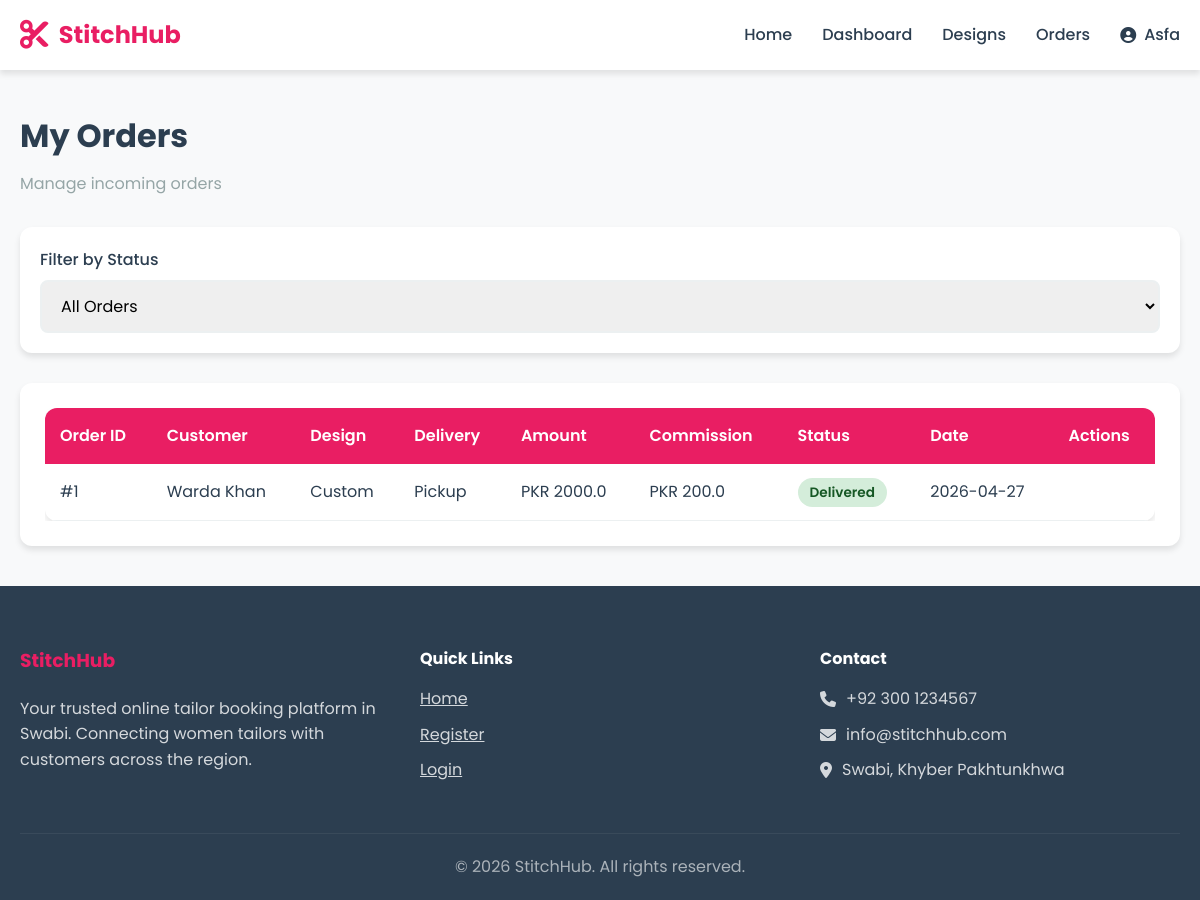
The app's page /tailor/orders (signed in) with its own data.
### models.py (models this page shows, shortened)
class User(db.Model, UserMixin):
    __tablename__ = 'users'
    id = db.Column(db.Integer, primary_key=True, autoincrement=True)
    name = db.Column(db.String(100), nullable=False)
    email = db.Column(db.String(100), nullable=False, unique=True)
    password = db.Column(db.String(255), nullable=False)
    role = db.Column(db.String(20), nullable=False, default='customer')
    phone = db.Column(db.String(20))
    phone_verified = db.Column(db.Boolean, default=False)
    is_verified = db.Column(db.Boolean, default=False)
    address = db.Column(db.Text)
    bio = db.Column(db.Text)
    profile_pic = db.Column(db.String(255), default='default.png')
    is_active = db.Column(db.Boolean, default=True)
    created_at = db.Column(db.DateTime, default=datetime.utcnow)
    updated_at = db.Column(db.DateTime, default=datetime.utcnow, onupdate=datetime.utcnow)
    orders_placed = db.relationship('Order', foreign_keys='Order.customer_id', lazy='dynamic')
    orders_received = db.relationship('Order', foreign_keys='Order.tailor_id', lazy='dynamic')
    measurements = db.relationship('Measurement', lazy='dynamic')
    tailor_profile = db.relationship('TailorProfile', backref='user', uselist=False)

class Order(db.Model):
    __tablename__ = 'orders'
    id = db.Column(db.Integer, primary_key=True, autoincrement=True)
    customer_id = db.Column(db.Integer, db.ForeignKey('users.id', ondelete='CASCADE'), nullable=False)
    tailor_id = db.Column(db.Integer, db.ForeignKey('users.id', ondelete='CASCADE'), nullable=False)
    design_id = db.Column(db.Integer, db.ForeignKey('designs.id', ondelete='SET NULL'))
    measurement_id = db.Column(db.Integer, db.ForeignKey('measurements.id', ondelete='SET NULL'))
    status = db.Column(db.String(20), default='pending')
    delivery_type = db.Column(db.String(20), default='pickup')
    delivery_address = db.Column(db.Text)
    total_amount = db.Column(db.Float, nullable=False)
    commission_amount = db.Column(db.Float, default=0)
    notes = db.Column(db.Text)
    created_at = db.Column(db.DateTime, default=datetime.utcnow)
    updated_at = db.Column(db.DateTime, default=datetime.utcnow, onupdate=datetime.utcnow)
    payments = db.relationship('Payment', backref='order', lazy='dynamic')
    @property
    def customer(self):
        return User.query.get(self.customer_id)
    @property
    def design(self):
        return Design.query.get(self.design_id) if self.design_id else None

### app/routes/tailor.py (the view)
@tailor_bp.route('/orders')
@login_required
@tailor_required
def orders():
    status_filter = request.args.get('status')
    query = Order.query.filter_by(tailor_id=current_user.id)
    if status_filter:
        query = query.filter_by(status=status_filter)
    orders = query.order_by(Order.created_at.desc()).all()
    return render_template('tailor/orders.html', orders=orders)

### templates/tailor/orders.html (shortened to what this page needs)
{% extends "base.html" %}
{% block content %}
<div class="container">
    <div class="dashboard-header">
        <h1>My Orders</h1>
        <p class="text-muted">Manage incoming orders</p>
    </div>
    <div class="filters">
        <form method="GET" action="{{ url_for('tailor.orders') }}">
            <div class="form-group">
                <label for="status">Filter by Status</label>
                <select id="status" name="status" class="form-control" onchange="this.form.submit()">
                    <option value="">All Orders</option>
                </select>
            </div>
        </form>
    </div>
    <div class="card">
        {% if orders %}
        <div class="table-container">
            <table>
                <thead>
                    <tr>
                        <th>Order ID</th>
                        <th>Customer</th>
                        <th>Design</th>
                        <th>Delivery</th>
                        <th>Amount</th>
                        <th>Commission</th>
                        <th>Status</th>
                        <th>Date</th>
                        <th>Actions</th>
                    </tr>
                </thead>
                <tbody>
                    {% for order in orders %}
                    <tr>
                        <td>#{{ order.id }}</td>
                        <td>{{ order.customer.name }}</td>
                        <td>{{ order.design.title if order.design else 'Custom' }}</td>
                        <td>{{ order.delivery_type|title }}</td>
                        <td>PKR {{ order.total_amount }}</td>
                        <td>PKR {{ order.commission_amount }}</td>
                        <td>
                            <span class="badge badge-{{ order.status }}">{{ order.status|title }}</span>
                        </td>
                        <td>{{ order.created_at.strftime('%Y-%m-%d') }}</td>
                        <td>
                        </td>
                    </tr>
                    {% endfor %}
                </tbody>
            </table>
        </div>
        {% else %}
        <div class="empty-state">
            <i class="fas fa-shopping-bag"></i>
            <p>No orders found.</p>
        </div>
        {% endif %}
    </div>
</div>
{% endblock %}

### templates/base.html (shortened to what this page needs)
<!DOCTYPE html>
<html lang="en">
<head>
    <link rel="stylesheet" href="{{ url_for('static', filename='css/style.css') }}">
    <link rel="stylesheet" href="https://cdnjs.cloudflare.com/ajax/libs/font-awesome/6.4.0/css/all.min.css">
</head>
<body>
    <nav class="navbar">
        <div class="container">
            <div class="logo">
                <i class="fas fa-scissors"></i>
                <span>StitchHub</span>
            </div>
            <ul class="nav-links">
                <li><a href="{{ url_for('index') }}">Home</a></li>
                {% if current_user.is_authenticated %}
                    {% if current_user.role == 'admin' %}
                        <li><a href="{{ url_for('admin.dashboard') }}">Dashboard</a></li>
                        <li><a href="{{ url_for('admin.tailors') }}">Tailors</a></li>
                        <li><a href="{{ url_for('admin.orders') }}">Orders</a></li>
                    {% elif current_user.role == 'tailor' %}
                        <li><a href="{{ url_for('tailor.dashboard') }}">Dashboard</a></li>
                        <li><a href="{{ url_for('tailor.designs') }}">Designs</a></li>
                        <li><a href="{{ url_for('tailor.orders') }}">Orders</a></li>
                    {% else %}
                        <li><a href="{{ url_for('customer.dashboard') }}">Dashboard</a></li>
                        <li><a href="{{ url_for('customer.tailors') }}">Find Tailors</a></li>
                        <li><a href="{{ url_for('customer.measurements') }}">Measurements</a></li>
                    {% endif %}
                    <li class="user-menu">
                        <a href="#" class="user-toggle">
                            <i class="fas fa-user-circle"></i> {{ current_user.name }}
                        </a>
                    </li>
                {% else %}
                    <li><a href="{{ url_for('auth.login') }}">Login</a></li>
                    <li><a href="{{ url_for('auth.register') }}" class="btn btn-primary">Register</a></li>
                {% endif %}
            </ul>
        </div>
    </nav>
    <main>
        {% block content %}{% endblock %}
    </main>
    <footer class="footer">
        <div class="container">
            <div class="footer-content">
                <div class="footer-section">
                    <h3>StitchHub</h3>
                    <p>Your trusted online tailor booking platform in Swabi. Connecting women tailors with customers across the region.</p>
                </div>
                <div class="footer-section">
                    <h4>Quick Links</h4>
                    <ul>
                        <li><a href="{{ url_for('index') }}">Home</a></li>
                        <li><a href="{{ url_for('auth.register') }}">Register</a></li>
                        <li><a href="{{ url_for('auth.login') }}">Login</a></li>
                    </ul>
                </div>
                <div class="footer-section">
                    <h4>Contact</h4>
                    <p><i class="fas fa-phone"></i> +92 300 1234567</p>
                    <p><i class="fas fa-envelope"></i> info@stitchhub.com</p>
                    <p><i class="fas fa-map-marker-alt"></i> Swabi, Khyber Pakhtunkhwa</p>
                </div>
            </div>
            <div class="footer-bottom">
                <p>&copy; 2026 StitchHub. All rights reserved.</p>
            </div>
        </div>
    </footer>
</body>
</html>

### static/css/style.css (style rules this page uses)
:root { --primary-color: #e91e63; --primary-dark: #c2185b; --primary-light: #fce4ec; --secondary-color: #2c3e50; --accent-color: #ff6b6b; --success-color: #27ae60; --warning-color: #f39c12; --danger-color: #e74c3c; --info-color: #3498db; --light-color: #ecf0f1; --dark-color: #2c3e50; --gray-color: #95a5a6; --white: #ffffff; --shadow: 0 4px 6px rgba(0, 0, 0, 0.1); --shadow-lg: 0 10px 25px rgba(0, 0, 0, 0.15); --transition: all 0.3s ease; }
* { margin: 0; padding: 0; box-sizing: border-box; }
body { font-family: 'Poppins', sans-serif; background-color: #f8f9fa; color: var(--secondary-color); line-height: 1.6; min-height: 100vh; display: flex; flex-direction: column; }
.container { max-width: 1200px; margin: 0 auto; padding: 0 20px; }
.navbar { background: var(--white); box-shadow: var(--shadow); position: sticky; top: 0; z-index: 1000; }
.navbar .container { display: flex; justify-content: space-between; align-items: center; height: 70px; }
.logo { display: flex; align-items: center; gap: 10px; font-size: 1.5rem; font-weight: 700; color: var(--primary-color); }
.logo i { font-size: 1.8rem; }
.nav-links { display: flex; list-style: none; align-items: center; gap: 30px; }
.nav-links a { text-decoration: none; color: var(--secondary-color); font-weight: 500; transition: var(--transition); }
.user-menu { position: relative; }
.user-toggle { display: flex; align-items: center; gap: 8px; cursor: pointer; }
main { flex: 1; padding: 40px 0; }
.card { background: var(--white); border-radius: 12px; box-shadow: var(--shadow); padding: 25px; transition: var(--transition); }
.form-group { margin-bottom: 20px; }
.form-group label { display: block; margin-bottom: 8px; font-weight: 500; color: var(--secondary-color); }
.form-control { width: 100%; padding: 12px 15px; border: 2px solid var(--light-color); border-radius: 8px; font-size: 1rem; font-family: inherit; transition: var(--transition); }
.dashboard-header { margin-bottom: 30px; }
.dashboard-header h1 { color: var(--secondary-color); margin-bottom: 10px; }
.table-container { overflow-x: auto; }
table { width: 100%; border-collapse: collapse; background: var(--white); border-radius: 12px; overflow: hidden; box-shadow: var(--shadow); }
thead { background: var(--primary-color); color: var(--white); }
th, td { padding: 15px; text-align: left; }
th { font-weight: 600; }
tbody tr { border-bottom: 1px solid var(--light-color); transition: var(--transition); }
.badge { padding: 5px 12px; border-radius: 20px; font-size: 0.85rem; font-weight: 600; }
.badge-delivered { background: #d4edda; color: #155724; }
.filters { background: var(--white); padding: 20px; border-radius: 12px; margin-bottom: 30px; box-shadow: var(--shadow); }
.filters form { display: flex; gap: 15px; flex-wrap: wrap; align-items: end; }
.filters .form-group { margin-bottom: 0; flex: 1; min-width: 200px; }
.footer { background: var(--secondary-color); color: var(--white); padding: 60px 0 20px; margin-top: auto; }
.footer-content { display: grid; grid-template-columns: repeat(auto-fit, minmax(250px, 1fr)); gap: 40px; margin-bottom: 40px; }
.footer-section h3 { color: var(--primary-color); margin-bottom: 20px; }
.footer-section h4 { margin-bottom: 15px; }
.footer-section ul { list-style: none; }
.footer-section ul li { margin-bottom: 10px; }
.footer-section a { color: var(--white); opacity: 0.8; transition: var(--transition); }
.footer-section p { display: flex; align-items: center; gap: 10px; margin-bottom: 10px; opacity: 0.8; }
.footer-bottom { text-align: center; padding-top: 20px; border-top: 1px solid rgba(255, 255, 255, 0.1); opacity: 0.6; }
.text-muted { color: var(--gray-color); }

### records on screen
User: name "Asfa"
Order: id "1", customer.name "Warda Khan", design "Custom", delivery_type "Pickup", total_amount "2000.0", commission_amount "200.0", status "Delivered", created_at "2026-04-27"
